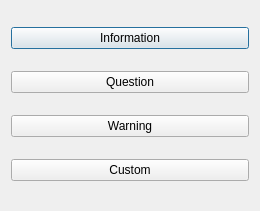
<?xml version="1.0" encoding="UTF-8"?>
<ui version="4.0">
 <class>Dialog</class>
 <widget class="QDialog" name="Dialog">
  <property name="geometry">
   <rect>
    <x>0</x>
    <y>0</y>
    <width>260</width>
    <height>211</height>
   </rect>
  </property>
  <property name="windowTitle">
   <string>Dialog</string>
  </property>
  <layout class="QVBoxLayout" name="verticalLayout">
   <item>
    <widget class="QPushButton" name="pushButton">
     <property name="text">
      <string>Information</string>
     </property>
    </widget>
   </item>
   <item>
    <widget class="QPushButton" name="pushButton_2">
     <property name="text">
      <string>Question</string>
     </property>
    </widget>
   </item>
   <item>
    <widget class="QPushButton" name="pushButton_3">
     <property name="text">
      <string>Warning</string>
     </property>
    </widget>
   </item>
   <item>
    <widget class="QPushButton" name="pushButton_4">
     <property name="text">
      <string>Custom</string>
     </property>
    </widget>
   </item>
  </layout>
 </widget>
 <layoutdefault spacing="6" margin="11"/>
 <resources/>
 <connections/>
</ui>
